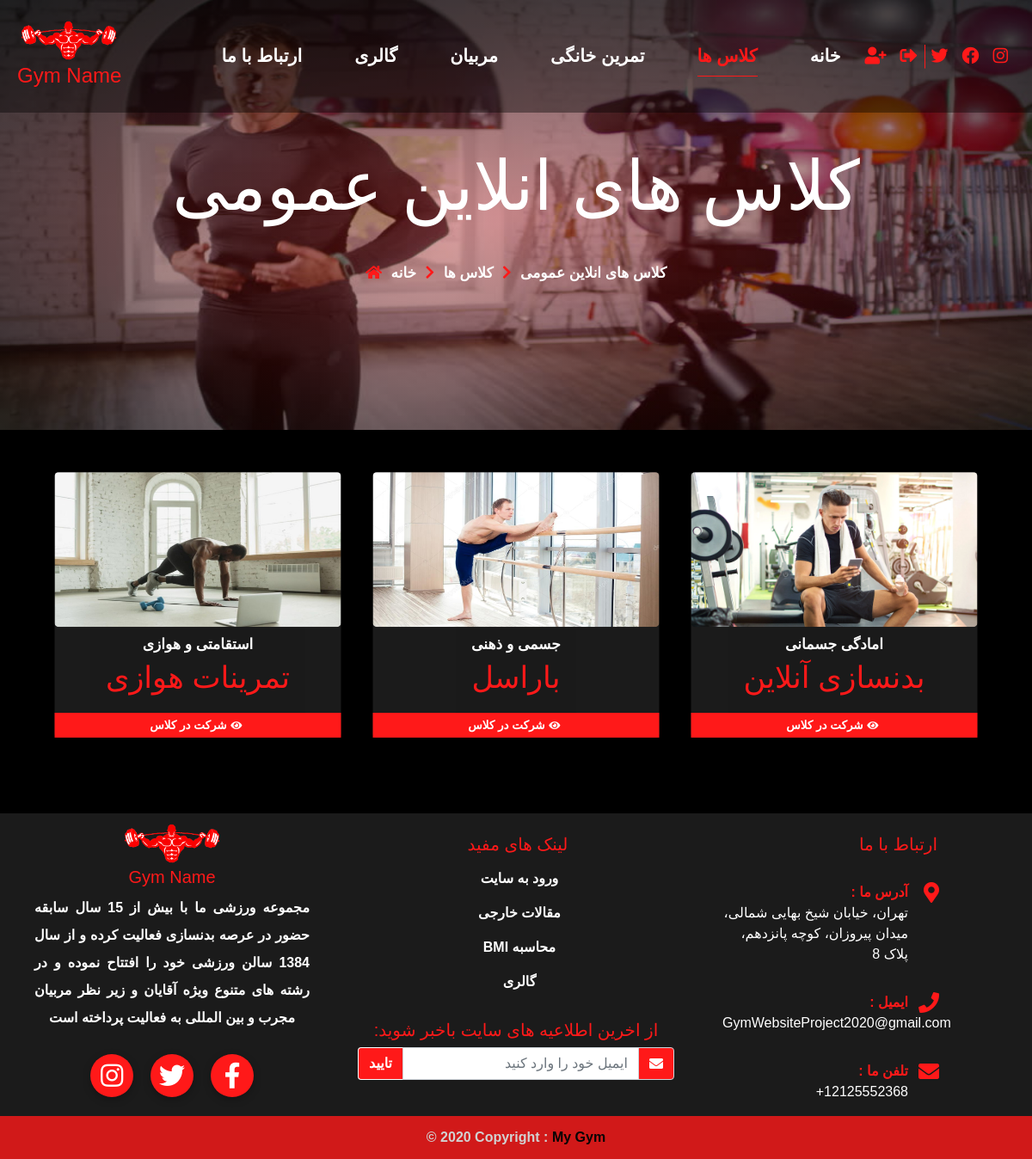
/classes/public_classes, run on the app's committed database.
### pages/models.py (models this page shows, shortened)
class Banner(models.Model):
    class Pages(models.TextChoices):
            page_1 = 'presence_class', "کلاس های حضوری"
            page_2 = 'online_private_class', "کلاس های انلاین خصوصی"
            page_3 = 'online_public_class', "کلاس های انلاین عمومی"
            page_4  = 'beginner_workouts', "تمرینات سطح مبتدی"
            page_5 = 'intermediate_workouts', "تمرینات سطح متوسط"
            page_6 = 'advanced_workouts', "تمرینات سطح پیشرفته"
            page_7 = 'our_team', "تیم ما"
            page_8 = 'gallery', "گالری"
            page_9 = 'contact_us', "ارتباط با ما"
            page_10 = 'profile', "پروفایل کاربری"
            page_11 = 'online_private_class_details', "جزئیات کلاس انلاین خصوصی"
            page_12 = 'online_public_class_details',"جزئیات کلاس انلاین عمومی"
            page_13 = 'presence_class_details',"جزئیات کلاس حضوری"
    image = models.ImageField(upload_to='banners/pages_banners/%Y/%m/%d')
    title = models.CharField(max_length=100)
    page = models.CharField(max_length=100,choices=Pages.choices,unique=True)
    class Meta:
        verbose_name_plural = "بنر ها"

### classes/models.py (models this page shows, shortened)
class PublicOnlineClass(models.Model):
    class Time(models.TextChoices):
            time_1 = '10:00-14:00', "10:00-14:00"
            time_2 = '14:00-16:00', "14:00-16:00"
            time_3 = '16:00-18:00', "16:00-18:00"
            time_4  = '18:00-20:00', "18:00-20:00"
            time_5 = '20:00-22:00', "20:00-22:00"
            closed = 'افلاین', "افلاین"
    coach = models.ForeignKey(Coach, on_delete=models.DO_NOTHING)
    title = models.CharField(max_length=200)
    workout_type = models.CharField(max_length=200, blank=True)
    image = models.ImageField(upload_to='classes/public_online_classes/%Y/%m/%d')
    description = models.TextField(blank=True)
    is_published = models.BooleanField(default=True)
    sunday = models.CharField(max_length=100,choices=Time.choices, default=Time.closed,verbose_name="یکشنبه")
    monday = models.CharField(max_length=100,choices=Time.choices, default=Time.closed,verbose_name="دوشنبه")
    tuesday = models.CharField(max_length=100,choices=Time.choices, default=Time.closed,verbose_name="سه شنبه")
    wednesday = models.CharField(max_length=100,choices=Time.choices, default=Time.closed,verbose_name="چهارشنبه")
    thursday = models.CharField(max_length=100,choices=Time.choices, default=Time.closed,verbose_name="پنجشنبه")
    friday = models.CharField(max_length=100,choices=Time.choices, default=Time.closed,verbose_name="جمعه")
    saturday = models.CharField(max_length=100,choices=Time.choices, default=Time.closed,verbose_name="شنبه")
    class Meta:
        verbose_name_plural = "کلاس های انلاین عمومی"

### contact_us/models.py (models this page shows, shortened)
class Contact_Info(models.Model):
    address = models.TextField()
    phone = PhoneNumberField(null=False, blank=False)
    email = models.EmailField()
    instagram_link = models.URLField(blank=True)
    facebook_link = models.URLField(blank=True)
    twitter_link = models.URLField(blank=True)
    bio = models.TextField()
    class Meta:
        verbose_name_plural = "اطلاعات سایت"

### classes/views.py (the view)
# urls.py: path('public_classes', views.public_classes, name='public_classes'),
def public_classes(request):
    classes = PublicOnlineClass.objects.filter(is_published=True).order_by('id')
    paginator = Paginator(classes,6)
    page = request.GET.get('page')
    paged_classes = paginator.get_page(page)
    banner = Banner.objects.filter(page="online_public_class").first()
    context = {
        'classes' : paged_classes,
        'banner' : banner,
    }
    return render(request, './classes/public-classes.html',context)

### pages/context_processors.py (called while the page is built, shortened)
def info(request):
    info = Contact_Info.objects.all()
    context = {
        'info' : info.first(),
    }
    all_users = User.objects.all()
    for user in all_users:
        active_registers , expired_registers = Register.objects.get_user_registers(user)
        for i in expired_registers:
            i.is_expired=True
            i.save()
    if request.user.is_authenticated:
        cart_obj, new_obj = Cart.objects.new_or_get(request.user)
        cart_count = cart_obj.selected_class.count() + cart_obj.online_selected_class.count()
        context.update({'cart_count' : cart_count})
    return(context)

### registers/models.py (called while the page is built)
def add_dates(sender, instance, *args, **kwrags):
    if instance.status == 'پرداخت شده':
        if instance.register_date is None and instance.expiration_date is None:
            instance.register_date = date.today()
            instance.expiration_date = date.today() + timedelta(days=1)

def pre_save_create_register_id(sender, instance, *args, **kwrags):
    if not instance.register_id:
        instance.register_id = unique_register_id_generator(instance)

def post_save_register(sender, instance, created, *args, **kwrags):
    if created:
        instance.update_total()

def change_cart_status(sender, instance, *args, **kwargs):
    if instance.status == "پرداخت شده":
        qs = Cart.objects.filter(id=instance.cart.id)
        qs.update(terminated=True)

    def get_user_registers(self,user):
        active_classes = []
        qs = self.get_queryset().filter(user=user, status="پرداخت شده")
        for i in qs:
            if i.expiration_date > date.today():
                active_classes.append(i)
        s = set(active_classes)
        expired_classes = [x for x in qs if x not in s]
        return active_classes, expired_classes

### templates/classes/public-classes.html (shortened to what this page needs)
{% extends 'base.html' %}
{% load humanize %}
{% block content %}
  <section>
    <div class="banner" style="background-image: url('{{ banner.image.url }}');">
      <h1 data-aos="fade-up" data-aos-duration="800">{{ banner.title }}</h1>
      <div class="page-address">
        <span><i class="fa fa-home"></i></span>
        <span>کلاس های انلاین عمومی</span>
        <span><i class="fas fa-chevron-right"></i></span>
        <span>کلاس ها</span>
        <span><i class="fas fa-chevron-right"></i></span>
        <span> خانه </span>
      </div>
    </div>
  </section>
  <section class="container">
    {% if classes %}
     <div class="classes row">
        {% for class in classes %}
          <div class="card-class col-md-4 col-sm-6">
            <img src="{{ class.image.url }}" alt="" />
            <div class="card-body">
              <div class="card-header">
                <h5>{{ class.workout_type }}</h5>
                <h1>{{ class.title }}</h1>
              </div>
              <a class="enroll" href="{% url 'public_class_details' class.id %}">شرکت در کلاس<i class="fas fa-eye"></i></a>
            </div>
          </div>
        {% endfor %}
    </div>
    {% else %}
    <div class="col-md-12">
      <p>هیچ کلاسی موجود نیست</p>
    </div>
    {% endif %}
   </section>
{% endblock %}

### templates/partials/footer.html (shortened to what this page needs)
{% load static %}
<footer>
  <div class="row no-gutters">
    <div class="col-lg-4">
      <div>
        <img src="{% static 'images/logo.png' %}" alt="" style="width: 30%;" />
        <h5>Gym Name</h5>
        <div class="mx-auto about-us">
          <p>{{ info.bio }}</p>
        </div>
      </div>
      <div class="footer-icon">
        <a href="{{ info.instagram_link }}" class="instagram"><i class="fab fa-instagram"></i></a>
        <a href="{{ info.twitter_link }}" class="twitter"><i class="fab fa-twitter"></i></a>
        <a href="{{ info.facebook_link }}" class="facebook"><i class="fab fa-facebook-f"></i></a>
      </div>
    </div>
    <div class="col-lg-4 mt-4">
      <div class="useful-links">
        <h5>لینک های مفید</h5>
        <ul>
          {% if user.is_authenticated %}
          <li><a href="{% url 'profile' %}">پروفایل کاربری</a></li>
          {% else %}
          <li><a href="{% url 'login' %}">ورود به سایت</a></li>
          {% endif %}
          <li><a href="https://www.menshealth.com/">مقالات خارجی</a></li>
          <li><a href="https://www.calculator.net/bmi-calculator.html">BMI محاسبه </a></li>
          <li><a href="{% url 'gallery' %}">گالری</a></li>
        </ul>
      </div>
      <div class="newsletters p-3">
        <div class="mb-2 text-white"><h5>:از اخرین اطلاعیه های سایت باخبر شوید</h5></div>
        <form method="POST">
          <div class="input-group">
            <button type="submit" class="btn shadow-none" name="submit_footer_subscribe">تایید</button>
            <input type="email" class="form-control text-right shadow-none" name="eamil_subscribe" placeholder="ایمیل خود را وارد کنید"/>
            <div class="input-group-append">
              <span class="input-group-text"><i class="fa fa-envelope"></i></span>
            </div>
          </div>
        </form>
      </div>
    </div>
    <div class="col-lg-4 contact-us mt-4">
      <h5>ارتباط با ما</h5>
      <ul class="footer-info">
        <li>
          <i class="fas fa-map-marker-alt"></i>
          <span>: آدرس ما</span>
          {{ info.address }}
</li>
        <li>
          <i class="fa fa-phone"></i>
          <span>: ایمیل</span>
          {{ info.email }}
        </li>
        <li>
          <i class="fa fa-envelope"></i>
          <span>: تلفن ما</span>
          {{ info.phone }}
        </li>
      </ul>
    </div>
  </div>
  <div class="lower-footer">
    © 2020 Copyright :
    <a href="{% url 'index' %}"> My Gym</a>
  </div>
</footer>

### Gym_Website/static/css/classes.css (style rules this page uses)
body { background-color: black; color: white; font-weight: bolder; font-family: sans-serif; text-align: center; }
section { margin-bottom: 2em; }
i { color: #ff1919; }
footer { background-color: #1b1b1b; font-weight: bolder; }
footer h5 { color: #ff1919; }
footer [class*="col-"] { margin-top: 0.5em; }
.newsletters .input-group .btn { color: white; background-color: #ff1919; border-top-right-radius: 0; border-bottom-right-radius: 0; font-weight: bolder; border: solid 1px white; border-right: none; }
.newsletters .input-group .input-group-text { background-color: #ff1919; }
.newsletters .input-group .input-group-text i { color: white; }
.footer-icon { display: -webkit-box; display: -ms-flexbox; display: flex; -webkit-box-pack: center; -ms-flex-pack: center; justify-content: center; }
.footer-icon a { margin: 10px; font-size: 30px; width: 50px; height: 50px; text-align: center; -ms-flex-item-align: center; align-self: center; text-decoration: none; border-radius: 50%; -webkit-box-shadow: 0px 3px 10px rgba(0, 0, 0, 0.25); box-shadow: 0px 3px 10px rgba(0, 0, 0, 0.25); background-color: #ff1919; display: -webkit-box; display: -ms-flexbox; display: flex; -webkit-box-pack: center; -ms-flex-pack: center; justify-content: center; -webkit-box-align: center; -ms-flex-align: center; align-items: center; }
.footer-icon a i { color: white; }
.useful-links { margin-right: 2em; }
.useful-links h5 { padding-left: 1.8em; }
.useful-links ul li { list-style-type: none; margin: 16px; }
.useful-links ul li a { text-decoration: none; color: white; }
.lower-footer { color: white; background-color: #ff1919; opacity: 0.8; padding: 0.8rem 0; }
.lower-footer a { color: black; text-decoration: none; }
.contact-us h5 { text-align: right; padding-right: 5.5em; }
.contact-us .footer-info { text-align: right; margin-right: 9em; }
.contact-us .footer-info li { font-size: 16px; color: white; position: relative; list-style-type: none; margin-top: 2em; font-weight: normal; }
.contact-us .footer-info li i { position: absolute; right: -1.5em; top: 0; font-size: 24px; color: #ff1919; }
.contact-us .footer-info li span { color: #ff1919; display: block; font-family: "Oswald", sans-serif; font-weight: bolder; }
.about-us { width: 80%; line-height: 2rem; text-align: justify; text-align-last: center; }
.banner { height: 500px; background-repeat: no-repeat; background-size: 100% 100%; display: -webkit-box; display: -ms-flexbox; display: flex; -webkit-box-orient: vertical; -webkit-box-direction: normal; -ms-flex-direction: column; flex-direction: column; -webkit-box-align: center; -ms-flex-align: center; align-items: center; -webkit-box-pack: center; -ms-flex-pack: center; justify-content: center; }
.banner h1 { font-size: calc(5vw + 20px); z-index: 1; }
.banner .page-address { margin-top: 2em; z-index: 1; }
.banner .page-address span { padding: 3px; font-size: calc(0.5vw + 11px); }
.banner::after { content: ""; position: absolute; top: 0; left: 0; height: 500px; width: 100%; background: radial-gradient(ellipse at center, rgba(181, 8, 8, 0.38) 0%, rgba(0, 0, 0, 0.6) 100%); background-size: 100% 100%; }
.card-class { background-color: #1b1b1b; margin-bottom: 15px; border-radius: 5px; -webkit-transform: scale(0.9); transform: scale(0.9); padding: 0; }
.card-class .card-body { display: -webkit-box; display: -ms-flexbox; display: flex; -webkit-box-orient: vertical; -webkit-box-direction: normal; -ms-flex-direction: column; flex-direction: column; -ms-flex-wrap: wrap; flex-wrap: wrap; -webkit-box-pack: center; -ms-flex-pack: center; justify-content: center; -webkit-box-align: center; -ms-flex-align: center; align-items: center; padding: 0; }
.card-class .card-header { margin-left: auto; margin-right: auto; }
.card-class .card-header h1 { color: #ff1919; white-space: nowrap; font-size: calc(15px + 2vw); }
.card-class .card-header h5 { white-space: nowrap; font-size: calc(7px + 1vw); font-weight: bolder; }
.card-class img { width: 100%; height: 200px; border-radius: 5px; }
.enroll { color: white; background-color: #ff1919; border: none; padding: 5px 2px; text-decoration: none; font-size: calc(3px + 1vw); width: 100%; }
.enroll i { color: white; margin: 0 5px; font-size: calc(1px + 1vw); }
.classes { margin: 0; padding: 0; }

### data on the page
Banner: image (picture), title "کلاس های انلاین عمومی"
PublicOnlineClass: image (picture), workout_type "استقامتی و هوازی", title "تمرینات هوازی"
PublicOnlineClass: image (picture), workout_type "جسمی و ذهنی", title "باراسل"
PublicOnlineClass: image (picture), workout_type "امادگی جسمانی", title "بدنسازی آنلاین"
Contact_Info: bio "مجموعه ورزشی ما با بيش از 15 سال سابقه حضور در عرصه بدنسازی فعالیت کرده و از سال 1384 سالن ورزشی خود را افتتاح نموده و در رشته های متنوع ویژه آقايان و زیر نظر مربیان مجرب و بین المللی به فعالیت پرداخته است", address "تهران، خیابان شیخ بهایی شمالی، میدان پیروزان، کوچه پانزدهم، پلاک 8", email "GymWebsiteProject2020@gmail.com", phone "+12125552368"
